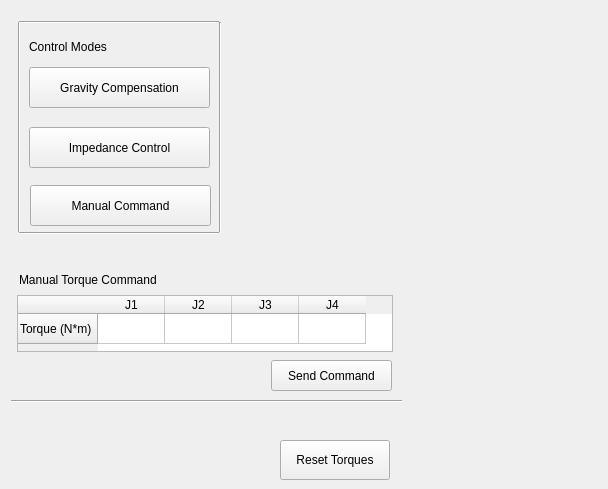
<?xml version="1.0" encoding="UTF-8"?>
<ui version="4.0">
 <class>Form</class>
 <widget class="QWidget" name="Form">
  <property name="geometry">
   <rect>
    <x>0</x>
    <y>0</y>
    <width>608</width>
    <height>489</height>
   </rect>
  </property>
  <property name="windowTitle">
   <string>Form</string>
  </property>
  <widget class="QPushButton" name="button_grav_cmp">
   <property name="geometry">
    <rect>
     <x>29</x>
     <y>67</y>
     <width>181</width>
     <height>41</height>
    </rect>
   </property>
   <property name="text">
    <string>Gravity Compensation</string>
   </property>
  </widget>
  <widget class="QPushButton" name="button_imp_control">
   <property name="geometry">
    <rect>
     <x>29</x>
     <y>127</y>
     <width>181</width>
     <height>41</height>
    </rect>
   </property>
   <property name="text">
    <string>Impedance Control</string>
   </property>
  </widget>
  <widget class="QPushButton" name="button_reset_torques">
   <property name="geometry">
    <rect>
     <x>280</x>
     <y>440</y>
     <width>110</width>
     <height>40</height>
    </rect>
   </property>
   <property name="text">
    <string>Reset Torques</string>
   </property>
  </widget>
  <widget class="QLabel" name="label">
   <property name="geometry">
    <rect>
     <x>29</x>
     <y>37</y>
     <width>180</width>
     <height>20</height>
    </rect>
   </property>
   <property name="text">
    <string>Control Modes</string>
   </property>
  </widget>
  <widget class="Line" name="line">
   <property name="geometry">
    <rect>
     <x>9</x>
     <y>22</y>
     <width>20</width>
     <height>210</height>
    </rect>
   </property>
   <property name="orientation">
    <enum>Qt::Vertical</enum>
   </property>
  </widget>
  <widget class="Line" name="line_2">
   <property name="geometry">
    <rect>
     <x>210</x>
     <y>22</y>
     <width>20</width>
     <height>210</height>
    </rect>
   </property>
   <property name="orientation">
    <enum>Qt::Vertical</enum>
   </property>
  </widget>
  <widget class="Line" name="line_3">
   <property name="geometry">
    <rect>
     <x>19</x>
     <y>12</y>
     <width>200</width>
     <height>20</height>
    </rect>
   </property>
   <property name="orientation">
    <enum>Qt::Horizontal</enum>
   </property>
  </widget>
  <widget class="Line" name="line_4">
   <property name="geometry">
    <rect>
     <x>19</x>
     <y>223</y>
     <width>200</width>
     <height>20</height>
    </rect>
   </property>
   <property name="orientation">
    <enum>Qt::Horizontal</enum>
   </property>
  </widget>
  <widget class="QPushButton" name="button_manual_command">
   <property name="geometry">
    <rect>
     <x>30</x>
     <y>185</y>
     <width>181</width>
     <height>41</height>
    </rect>
   </property>
   <property name="text">
    <string>Manual Command</string>
   </property>
  </widget>
  <widget class="QWidget" name="widget" native="true">
   <property name="geometry">
    <rect>
     <x>11</x>
     <y>270</y>
     <width>391</width>
     <height>161</height>
    </rect>
   </property>
   <widget class="Line" name="line_5">
    <property name="geometry">
     <rect>
      <x>-15</x>
      <y>-19</y>
      <width>20</width>
      <height>150</height>
     </rect>
    </property>
    <property name="orientation">
     <enum>Qt::Vertical</enum>
    </property>
   </widget>
   <widget class="Line" name="line_7">
    <property name="geometry">
     <rect>
      <x>538</x>
      <y>-18</y>
      <width>20</width>
      <height>150</height>
     </rect>
    </property>
    <property name="orientation">
     <enum>Qt::Vertical</enum>
    </property>
   </widget>
   <widget class="Line" name="line_6">
    <property name="geometry">
     <rect>
      <x>-8</x>
      <y>-27</y>
      <width>560</width>
      <height>20</height>
     </rect>
    </property>
    <property name="orientation">
     <enum>Qt::Horizontal</enum>
    </property>
   </widget>
   <widget class="Line" name="line_8">
    <property name="geometry">
     <rect>
      <x>-10</x>
      <y>121</y>
      <width>560</width>
      <height>20</height>
     </rect>
    </property>
    <property name="orientation">
     <enum>Qt::Horizontal</enum>
    </property>
   </widget>
   <widget class="QLabel" name="label_2">
    <property name="geometry">
     <rect>
      <x>8</x>
      <y>0</y>
      <width>190</width>
      <height>20</height>
     </rect>
    </property>
    <property name="text">
     <string>Manual Torque Command</string>
    </property>
   </widget>
   <widget class="QTableWidget" name="table_manual_command">
    <property name="geometry">
     <rect>
      <x>6</x>
      <y>25</y>
      <width>376</width>
      <height>57</height>
     </rect>
    </property>
    <attribute name="horizontalHeaderCascadingSectionResizes">
     <bool>true</bool>
    </attribute>
    <attribute name="horizontalHeaderDefaultSectionSize">
     <number>67</number>
    </attribute>
    <attribute name="horizontalHeaderMinimumSectionSize">
     <number>5</number>
    </attribute>
    <row>
     <property name="text">
      <string>Torque (N*m)</string>
     </property>
    </row>
    <column>
     <property name="text">
      <string>J1</string>
     </property>
    </column>
    <column>
     <property name="text">
      <string>J2</string>
     </property>
    </column>
    <column>
     <property name="text">
      <string>J3</string>
     </property>
    </column>
    <column>
     <property name="text">
      <string>J4</string>
     </property>
    </column>
    <item row="0" column="0">
     <property name="text">
      <string/>
     </property>
     <property name="flags">
      <set>ItemIsSelectable|ItemIsEditable|ItemIsDragEnabled|ItemIsUserCheckable|ItemIsEnabled</set>
     </property>
    </item>
   </widget>
   <widget class="QPushButton" name="pushButton">
    <property name="geometry">
     <rect>
      <x>260</x>
      <y>90</y>
      <width>121</width>
      <height>31</height>
     </rect>
    </property>
    <property name="text">
     <string>Send Command</string>
    </property>
   </widget>
  </widget>
 </widget>
 <resources/>
 <connections>
  <connection>
   <sender>button_grav_cmp</sender>
   <signal>clicked(bool)</signal>
   <receiver>button_imp_control</receiver>
   <slot>setDisabled(bool)</slot>
   <hints>
    <hint type="sourcelabel">
     <x>147</x>
     <y>130</y>
    </hint>
    <hint type="destinationlabel">
     <x>147</x>
     <y>162</y>
    </hint>
   </hints>
  </connection>
  <connection>
   <sender>button_grav_cmp</sender>
   <signal>clicked(bool)</signal>
   <receiver>button_grav_cmp</receiver>
   <slot>setEnabled(bool)</slot>
   <hints>
    <hint type="sourcelabel">
     <x>113</x>
     <y>107</y>
    </hint>
    <hint type="destinationlabel">
     <x>80</x>
     <y>102</y>
    </hint>
   </hints>
  </connection>
  <connection>
   <sender>button_imp_control</sender>
   <signal>clicked(bool)</signal>
   <receiver>button_grav_cmp</receiver>
   <slot>setDisabled(bool)</slot>
   <hints>
    <hint type="sourcelabel">
     <x>191</x>
     <y>162</y>
    </hint>
    <hint type="destinationlabel">
     <x>167</x>
     <y>118</y>
    </hint>
   </hints>
  </connection>
  <connection>
   <sender>button_imp_control</sender>
   <signal>clicked(bool)</signal>
   <receiver>button_imp_control</receiver>
   <slot>setEnabled(bool)</slot>
   <hints>
    <hint type="sourcelabel">
     <x>199</x>
     <y>162</y>
    </hint>
    <hint type="destinationlabel">
     <x>199</x>
     <y>172</y>
    </hint>
   </hints>
  </connection>
  <connection>
   <sender>button_grav_cmp</sender>
   <signal>clicked(bool)</signal>
   <receiver>button_manual_command</receiver>
   <slot>setDisabled(bool)</slot>
   <hints>
    <hint type="sourcelabel">
     <x>60</x>
     <y>109</y>
    </hint>
    <hint type="destinationlabel">
     <x>54</x>
     <y>220</y>
    </hint>
   </hints>
  </connection>
  <connection>
   <sender>button_imp_control</sender>
   <signal>clicked(bool)</signal>
   <receiver>button_manual_command</receiver>
   <slot>setDisabled(bool)</slot>
   <hints>
    <hint type="sourcelabel">
     <x>99</x>
     <y>185</y>
    </hint>
    <hint type="destinationlabel">
     <x>100</x>
     <y>215</y>
    </hint>
   </hints>
  </connection>
  <connection>
   <sender>button_manual_command</sender>
   <signal>clicked(bool)</signal>
   <receiver>button_imp_control</receiver>
   <slot>setDisabled(bool)</slot>
   <hints>
    <hint type="sourcelabel">
     <x>197</x>
     <y>222</y>
    </hint>
    <hint type="destinationlabel">
     <x>180</x>
     <y>168</y>
    </hint>
   </hints>
  </connection>
  <connection>
   <sender>button_manual_command</sender>
   <signal>clicked(bool)</signal>
   <receiver>button_grav_cmp</receiver>
   <slot>setDisabled(bool)</slot>
   <hints>
    <hint type="sourcelabel">
     <x>208</x>
     <y>219</y>
    </hint>
    <hint type="destinationlabel">
     <x>210</x>
     <y>115</y>
    </hint>
   </hints>
  </connection>
  <connection>
   <sender>button_manual_command</sender>
   <signal>clicked(bool)</signal>
   <receiver>button_manual_command</receiver>
   <slot>setEnabled(bool)</slot>
   <hints>
    <hint type="sourcelabel">
     <x>198</x>
     <y>232</y>
    </hint>
    <hint type="destinationlabel">
     <x>197</x>
     <y>227</y>
    </hint>
   </hints>
  </connection>
  <connection>
   <sender>button_grav_cmp</sender>
   <signal>clicked(bool)</signal>
   <receiver>widget</receiver>
   <slot>setEnabled(bool)</slot>
   <hints>
    <hint type="sourcelabel">
     <x>128</x>
     <y>113</y>
    </hint>
    <hint type="destinationlabel">
     <x>393</x>
     <y>315</y>
    </hint>
   </hints>
  </connection>
  <connection>
   <sender>button_imp_control</sender>
   <signal>clicked(bool)</signal>
   <receiver>widget</receiver>
   <slot>setEnabled(bool)</slot>
   <hints>
    <hint type="sourcelabel">
     <x>212</x>
     <y>175</y>
    </hint>
    <hint type="destinationlabel">
     <x>303</x>
     <y>320</y>
    </hint>
   </hints>
  </connection>
  <connection>
   <sender>button_manual_command</sender>
   <signal>clicked(bool)</signal>
   <receiver>widget</receiver>
   <slot>setDisabled(bool)</slot>
   <hints>
    <hint type="sourcelabel">
     <x>117</x>
     <y>239</y>
    </hint>
    <hint type="destinationlabel">
     <x>138</x>
     <y>329</y>
    </hint>
   </hints>
  </connection>
 </connections>
</ui>
